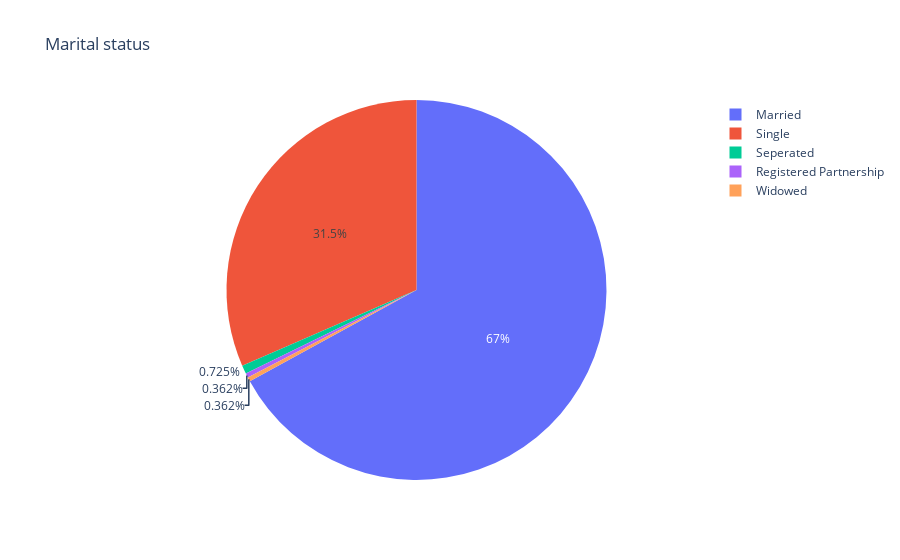

Notebook cell for this chart:
### Code cell
df = px.data.tips()
fig = px.pie(marital_status_df, values='count', names='marital_status', title='Marital status')
fig.show()

### Figure 1 — Plotly figure (JSON) as saved in the notebook; plotly's stock layout.template omitted (floating-point values rounded to 4 significant figures)
{"data": [{"domain": {"x": [0, 1], "y": [0, 1]}, "hovertemplate": "marital_status=%{label}<br>count=%{value}<extra></extra>", "labels": ["Married", "Registered Partnership", "Seperated", "Single", "Widowed"], "legendgroup": "", "name": "", "showlegend": true, "values": [185, 1, 2, 87, 1], "type": "pie"}], "layout": {"legend": {"tracegroupgap": 0}, "title": {"text": "Marital status"}}}
